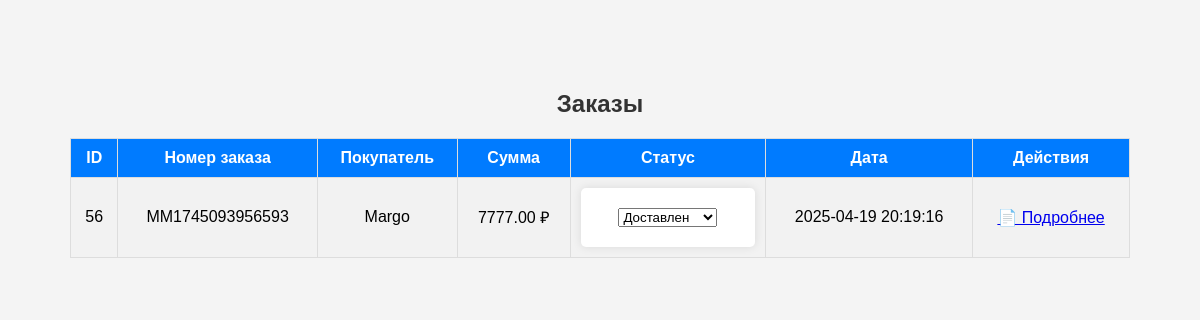
/admin/orders.php (signed in), run on an earlier commit of the app's database.
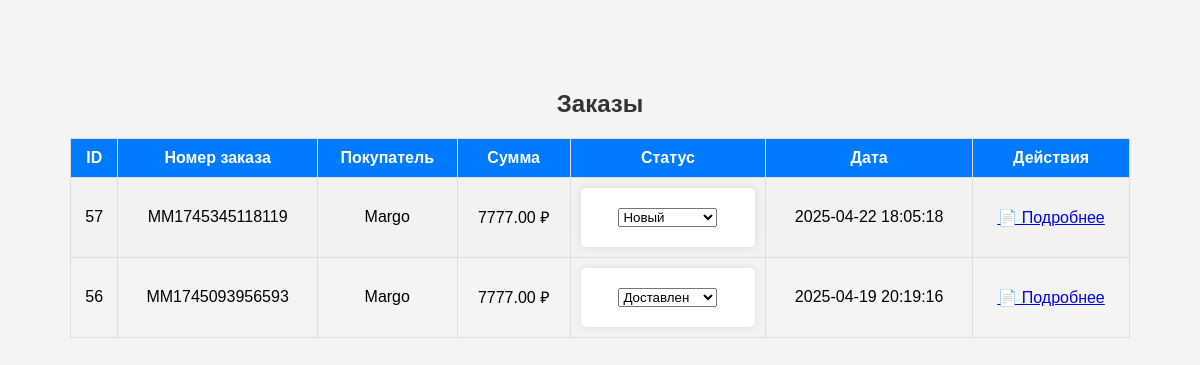
And on a later commit of the database.
### tables this page shows
CREATE TABLE `orders` (
  `id` int(11) NOT NULL AUTO_INCREMENT,
  `order_number` varchar(50) NOT NULL,
  `phone` varchar(20) NOT NULL,
  `email` varchar(100) NOT NULL,
  `address` text NOT NULL,
  `total_price` decimal(10,2) NOT NULL,
  `created_at` timestamp NOT NULL DEFAULT current_timestamp(),
  `user_id` int(11) DEFAULT NULL,
  `status` varchar(50) NOT NULL DEFAULT 'Новый',
  `delivery_name` varchar(255) NOT NULL,
  `delivery` varchar(100) NOT NULL,
  `payment` varchar(100) NOT NULL,
  `discount` decimal(10,2) NOT NULL DEFAULT 0.00,
  `total_discount` decimal(10,2) NOT NULL DEFAULT 0.00,
  PRIMARY KEY (`id`),
  UNIQUE KEY `order_number` (`order_number`),
  KEY `user_id` (`user_id`),
  CONSTRAINT `orders_ibfk_1` FOREIGN KEY (`user_id`) REFERENCES `users` (`id`)
);

### admin/orders.php (the view, shortened to what this page needs)
<?php
require_once '../database/db.php';
$stmt = $conn->query("
    SELECT orders.*, users.name AS user_name
    FROM orders
    LEFT JOIN users ON orders.user_id = users.id
    ORDER BY orders.created_at DESC
");
$orders = $stmt->fetchAll(PDO::FETCH_ASSOC);
?>
<!DOCTYPE html>
<html lang="ru">
<head>
    <link rel="stylesheet" href="styles.css">
</head>
<body>
    <h2>Заказы</h2>
    <table border="1">
        <tr>
            <th>ID</th>
            <th>Номер заказа</th>
            <th>Покупатель</th>
            <th>Сумма</th>
            <th>Статус</th>
            <th>Дата</th>
            <th>Действия</th>
        </tr>
        <?php foreach ($orders as $order): ?>
            <tr>
                <td><?= $order['id']; ?></td>
                <td><?= htmlspecialchars($order['order_number']); ?></td>
                <td>
                    <?= htmlspecialchars($order['delivery_name'] ?: ($order['user_name'] ?: 'Гость')); ?>
                </td>
                <td><?= number_format($order['total_price'], 2, '.', ''); ?> ₽</td>
                <td>
                    <form method="POST" action="update_order_status.php">
                        <select name="status" class="status-<?= strtolower(str_replace(' ', '-', $order['status'])); ?>" onchange="this.form.submit()">
                            <option value="Новый" <?= $order['status'] == 'Новый' ? 'selected' : ''; ?>>Новый</option>
                            <option value="Доставлен" <?= $order['status'] == 'Доставлен' ? 'selected' : ''; ?>>Доставлен</option>
                        </select>
                    </form>
                </td>
                <td><?= $order['created_at']; ?></td>
                <td>
                    <a href="order_details.php?id=<?= $order['id']; ?>">📄 Подробнее</a>
                </td>
            </tr>
        <?php endforeach; ?>
    </table>
</body>
</html>

What changed in the data, as far as the page shows it:
added orders: id "57", order_number "MM1745345118119", delivery_name "Margo", total_price "7777.00", status "Новый", created_at "2025-04-22 18:05:18"
